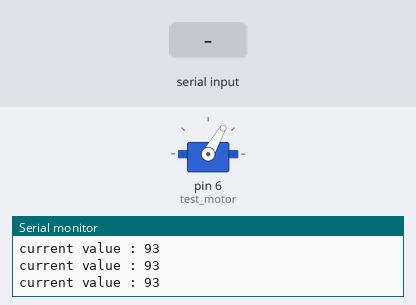
Bench run of a sketch on a simulated Arduino Uno, built with avr-gcc and run on an emulated ATmega328P. On the bench: servo, the last lines printed to the serial monitor. The test bench sets the inputs (shaded band).

Above: at 4.2 s.
4.3 s: "u" received over Serial
At 4.8 s:
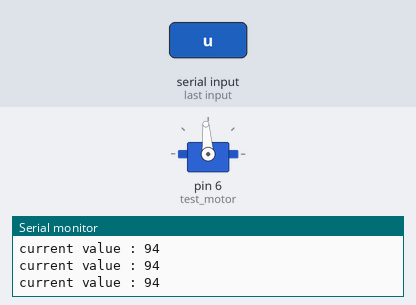
5.8 s: "d" received over Serial
At 6.1 s:
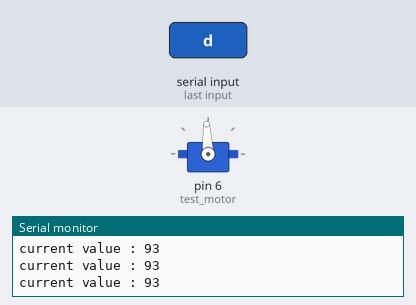
Timing chart, 0 to 8.8 s (numbered marks = the images above; inputs shaded):
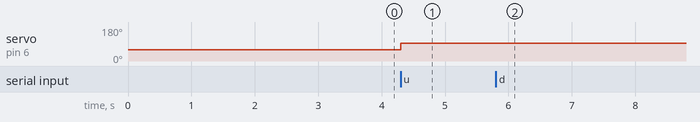

Measured:
- after the input at 4.3 s, servo on pin 6 (test_motor): 60° → 94° at once
- after the input at 5.8 s, servo on pin 6 (test_motor): 94° → 93° at once

The sketch:

sketch_jan22a.ino
```cpp
#include <Servo.h>  //아두이노 서보모터 제어 라이브러리

Servo test_motor; // test_motor 라는 이름을 지정합니다.

int val=93; //모터의 속도를 책임질 변수를 선언합니다.

void setup() {
  Serial.begin(9600); //플로팅 시리얼을 통하여 속도를 제어하기 위하여 통신 속도를 지정합니다.
  test_motor.attach(6); //PWM신호를 출력할 핀을 9번으로 설정합니다.
  test_motor.write(60); //아두이노가 동작을 시작하면 초기 속도로 60을 지정하고 3초를 대기합니다.
  delay(3000);
}

void loop() {
  if(Serial.available()){
    char temp = Serial.read();
    if(temp=='u'){    //u를 입력하여 속도를 올리고
      val += 1;
    }
    else if(temp=='d'){ //d를 입력하여 속도를 낮춥니다.
      val -= 1;
    }
    test_motor.write(val);  //루프를 반복하여 실시간으로 속도를 제어합니다.
  }
  Serial.print("current value : ");
  Serial.println(val);
  delay(100);
}
```
